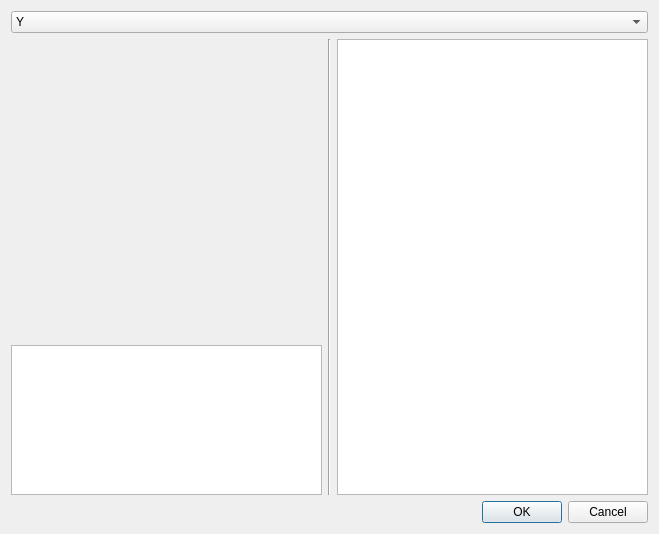
<?xml version="1.0" encoding="UTF-8"?>
<ui version="4.0">
 <class>MarkupDialog</class>
 <widget class="QDialog" name="MarkupDialog">
  <property name="geometry">
   <rect>
    <x>0</x>
    <y>0</y>
    <width>659</width>
    <height>534</height>
   </rect>
  </property>
  <property name="windowTitle">
   <string>Dialog</string>
  </property>
  <property name="modal">
   <bool>true</bool>
  </property>
  <layout class="QVBoxLayout" name="verticalLayout_2">
   <item>
    <widget class="QComboBox" name="pointsBox">
     <item>
      <property name="text">
       <string>Y</string>
      </property>
     </item>
     <item>
      <property name="text">
       <string>X</string>
      </property>
     </item>
     <item>
      <property name="text">
       <string>Z</string>
      </property>
     </item>
     <item>
      <property name="text">
       <string>J</string>
      </property>
     </item>
     <item>
      <property name="text">
       <string>F</string>
      </property>
     </item>
     <item>
      <property name="text">
       <string>B</string>
      </property>
     </item>
     <item>
      <property name="text">
       <string>G</string>
      </property>
     </item>
     <item>
      <property name="text">
       <string>A</string>
      </property>
     </item>
     <item>
      <property name="text">
       <string>D</string>
      </property>
     </item>
     <item>
      <property name="text">
       <string>E</string>
      </property>
     </item>
     <item>
      <property name="text">
       <string>L</string>
      </property>
     </item>
     <item>
      <property name="text">
       <string>M</string>
      </property>
     </item>
     <item>
      <property name="text">
       <string>N</string>
      </property>
     </item>
    </widget>
   </item>
   <item>
    <layout class="QHBoxLayout" name="horizontalLayout">
     <item>
      <layout class="QVBoxLayout" name="verticalLayout">
       <item>
        <widget class="QLabel" name="exampleLabel">
         <property name="sizePolicy">
          <sizepolicy hsizetype="Expanding" vsizetype="Expanding">
           <horstretch>0</horstretch>
           <verstretch>2</verstretch>
          </sizepolicy>
         </property>
         <property name="autoFillBackground">
          <bool>false</bool>
         </property>
         <property name="text">
          <string/>
         </property>
        </widget>
       </item>
       <item>
        <widget class="QTextBrowser" name="textBrowser">
         <property name="sizePolicy">
          <sizepolicy hsizetype="Expanding" vsizetype="Expanding">
           <horstretch>0</horstretch>
           <verstretch>1</verstretch>
          </sizepolicy>
         </property>
        </widget>
       </item>
      </layout>
     </item>
     <item>
      <widget class="Line" name="line">
       <property name="orientation">
        <enum>Qt::Vertical</enum>
       </property>
      </widget>
     </item>
     <item>
      <widget class="QGraphicsView" name="markupView">
       <property name="cursor" stdset="0">
        <cursorShape>CrossCursor</cursorShape>
       </property>
      </widget>
     </item>
    </layout>
   </item>
   <item>
    <widget class="QDialogButtonBox" name="buttonBox">
     <property name="orientation">
      <enum>Qt::Horizontal</enum>
     </property>
     <property name="standardButtons">
      <set>QDialogButtonBox::Cancel|QDialogButtonBox::Ok</set>
     </property>
    </widget>
   </item>
  </layout>
 </widget>
 <resources/>
 <connections>
  <connection>
   <sender>buttonBox</sender>
   <signal>accepted()</signal>
   <receiver>MarkupDialog</receiver>
   <slot>accept()</slot>
   <hints>
    <hint type="sourcelabel">
     <x>248</x>
     <y>254</y>
    </hint>
    <hint type="destinationlabel">
     <x>157</x>
     <y>274</y>
    </hint>
   </hints>
  </connection>
  <connection>
   <sender>buttonBox</sender>
   <signal>rejected()</signal>
   <receiver>MarkupDialog</receiver>
   <slot>reject()</slot>
   <hints>
    <hint type="sourcelabel">
     <x>316</x>
     <y>260</y>
    </hint>
    <hint type="destinationlabel">
     <x>286</x>
     <y>274</y>
    </hint>
   </hints>
  </connection>
 </connections>
</ui>
